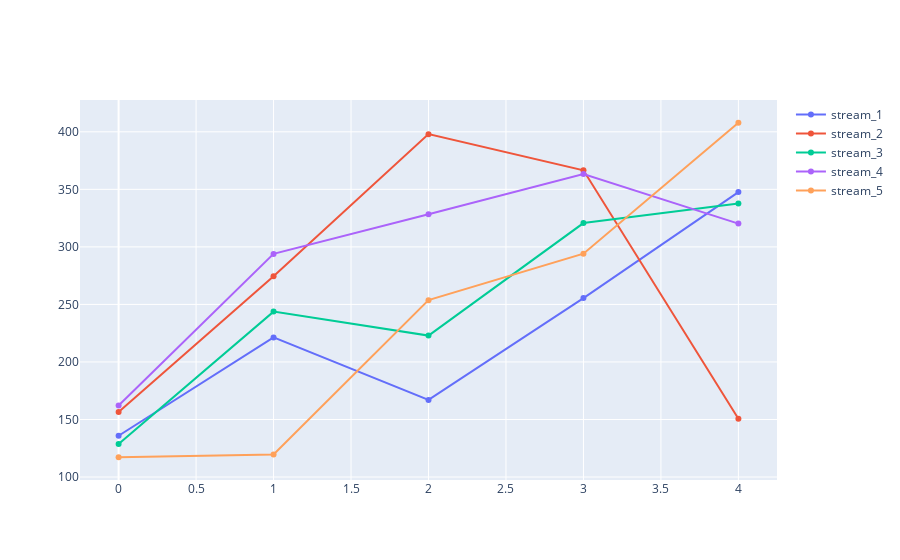

Notebook code cell kept with this figure:
### Code cell
import plotly.graph_objects as go

# Create random data with numpy
import numpy as np


random_x = sim.index
random_y0 = sim[1]
random_y1 = sim[2]
random_y2 = sim[3]
random_y3 = sim[4]
random_y4 = sim[5]

# Create traces
fig = go.Figure()
fig.add_trace(go.Scatter(x=random_x, y=random_y0,
                    mode='lines+markers',
                    name='stream_1'))
fig.add_trace(go.Scatter(x=random_x, y=random_y1,
                    mode='lines+markers',
                    name='stream_2'))
fig.add_trace(go.Scatter(x=random_x, y=random_y2,
                    mode='lines+markers', 
                    name='stream_3'))

fig.add_trace(go.Scatter(x=random_x, y=random_y3,
                    mode='lines+markers',
                    name='stream_4'))
fig.add_trace(go.Scatter(x=random_x, y=random_y4,
                    mode='lines+markers', 
                    name='stream_5'))

fig.show()

### Figure 1 — Plotly figure (JSON) as saved in the notebook; plotly's stock layout.template omitted (floating-point values rounded to 4 significant figures)
{"data": [{"mode": "lines+markers", "name": "stream_1", "type": "scatter", "x": [0, 1, 2, 3, 4], "y": [135.9, 221.3, 167.0, 255.5, 347.6]}, {"mode": "lines+markers", "name": "stream_2", "type": "scatter", "x": [0, 1, 2, 3, 4], "y": [156.6, 274.4, 398.0, 366.6, 150.6]}, {"mode": "lines+markers", "name": "stream_3", "type": "scatter", "x": [0, 1, 2, 3, 4], "y": [128.7, 243.8, 222.9, 320.7, 337.7]}, {"mode": "lines+markers", "name": "stream_4", "type": "scatter", "x": [0, 1, 2, 3, 4], "y": [162.1, 293.9, 328.4, 363.4, 320.2]}, {"mode": "lines+markers", "name": "stream_5", "type": "scatter", "x": [0, 1, 2, 3, 4], "y": [117.2, 119.6, 253.7, 294.1, 407.9]}], "layout": {}}
